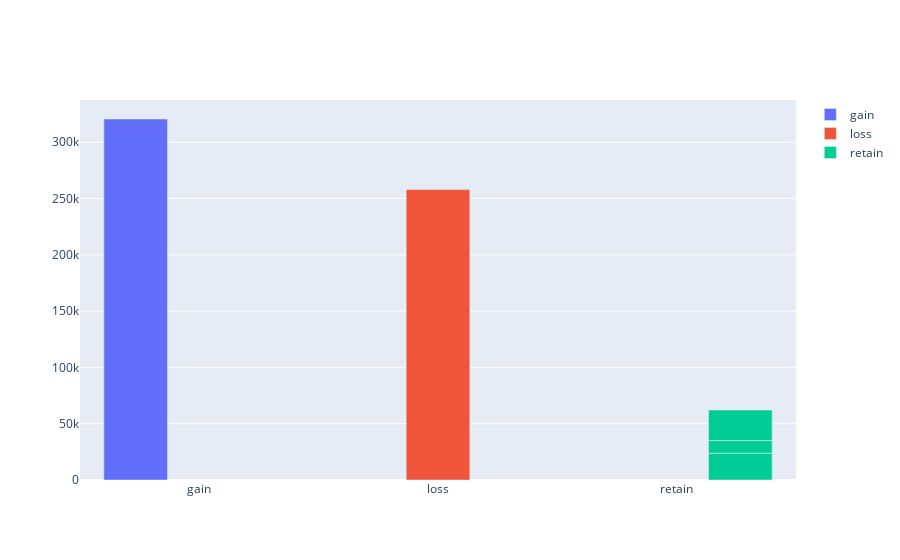

Here is the notebook cell this chart was saved with:
### Code cell
fig = go.Figure()
for contestant, group in grouped14.groupby('behavior1'):
    fig.add_trace(go.Bar(x=group["behavior1"], y=group["id"], name=contestant))
    #  hovertemplate="Contestant=%s<br>Fruit=%%{x}<br>Number Eaten=%%{y}<extra></extra>"% contestant))
#fig.update_layout(legend_title_text = "Contestant")
#fig.update_xaxes(title_text="Fruit")
#fig.update_yaxes(title_text="Number Eaten")
fig.show()

### Figure 1 — Plotly figure (JSON) as saved in the notebook; plotly's stock layout.template omitted (floating-point values rounded to 4 significant figures)
{"data": [{"name": "gain", "type": "bar", "x": ["gain"], "y": [320673]}, {"name": "loss", "type": "bar", "x": ["loss"], "y": [257939]}, {"name": "retain", "type": "bar", "x": ["retain", "retain", "retain"], "y": [23847, 11171, 27112]}], "layout": {}}
